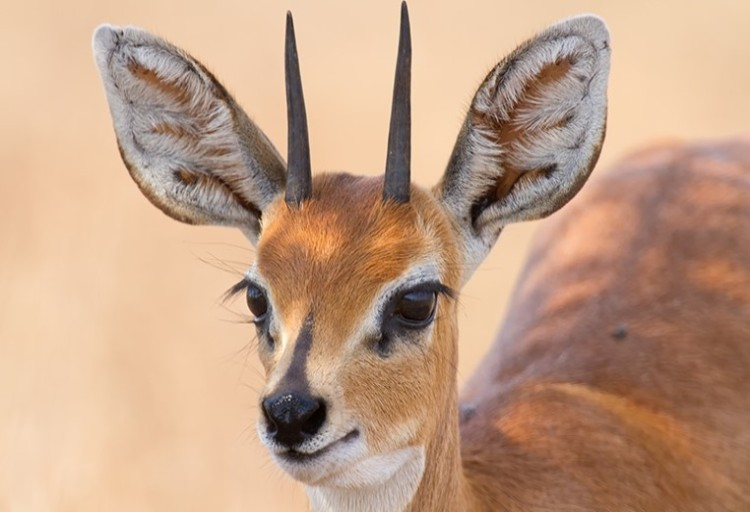
//> input picture opencv_copyTo/opencv_copyTo/deer.jpg, 750 x 512 px
$ ./main   (built with g++ and OpenCV 4)
//> lines starting //> are read from the running program, lines starting //| are printed output that depends on the picture; after the words box and inside, x2 and y2 are one past the last pixel; in counts of white or black regions, pixels touching at a corner belong together
#include <opencv2/opencv.hpp>

using namespace cv;
using namespace std;

int main(int ac, char** av)
{
	Mat img = imread("deer.jpg", 0);
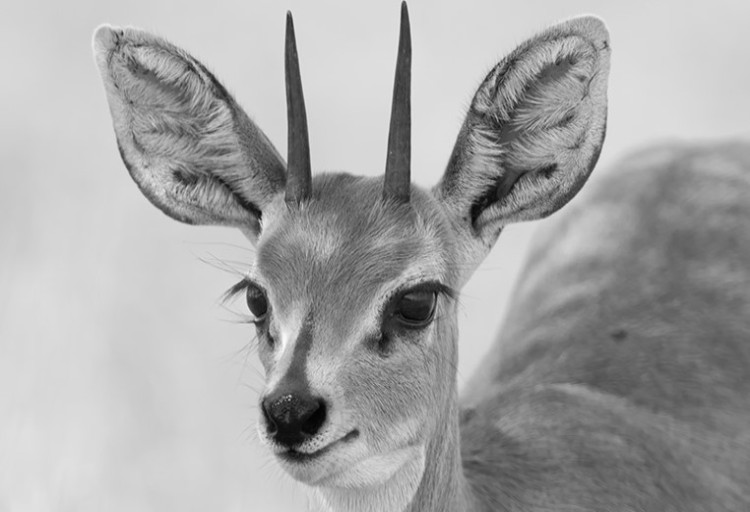
//> img: 512 rows x 750 cols, CV_8UC1; min 2, max 250, mean 166.7

	Mat img_copy_1, img_copy_2;
	img.copyTo(img_copy_1);
	img_copy_2 = img;

	threshold(img_copy_2, img_copy_2, 150, 255, THRESH_BINARY);
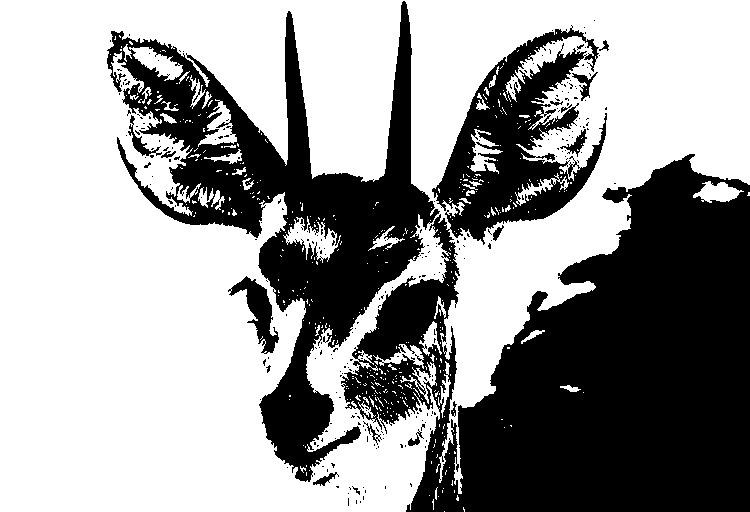
//> img_copy_2: 512 rows x 750 cols, CV_8UC1; 60.9% white; 273 black regions (257 under 20 px), largest, box (x1, y1, x2, y2) and area: (341, 25, 750, 512) 102530, (107, 1, 440, 482) 44162, (228, 276, 279, 354) 1414

	imshow("img_copy", img_copy_1);
	imshow("img_copy_2", img_copy_2);
	imshow("img", img);

	waitKey(0);
	return 0;
}

$ run again, with opencv_copyTo/opencv_copyTo/puppy.jpg copied over opencv_copyTo/opencv_copyTo/deer.jpg
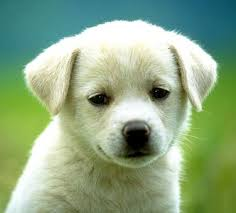
//> input picture opencv_copyTo/opencv_copyTo/puppy.jpg, 236 x 213 px
//> `Mat img = imread("deer.jpg", 0);`:
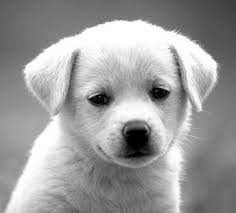
//> img: 213 rows x 236 cols, CV_8UC1; min 0, max 255, mean 156.2
//> `threshold(img_copy_2, img_copy_2, 150, 255, THRESH_BINARY);`:
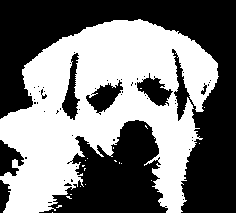
//> img_copy_2: 213 rows x 236 cols, CV_8UC1; 47.4% white; 20 white regions (19 under 20 px), largest, box (x1, y1, x2, y2) and area: (0, 19, 219, 213) 23781
